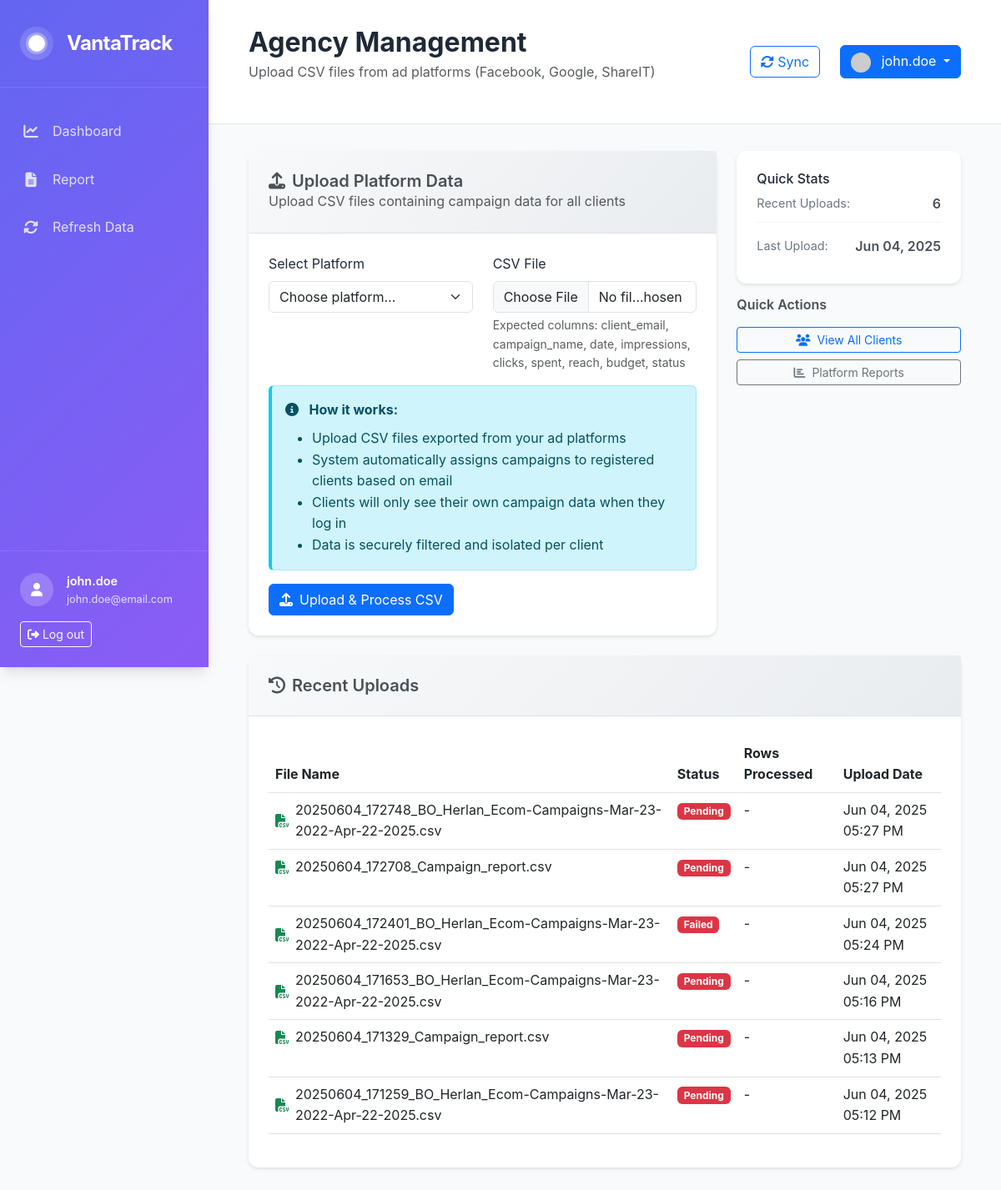
The page /agency/upload (signed in) on the database as committed earlier.
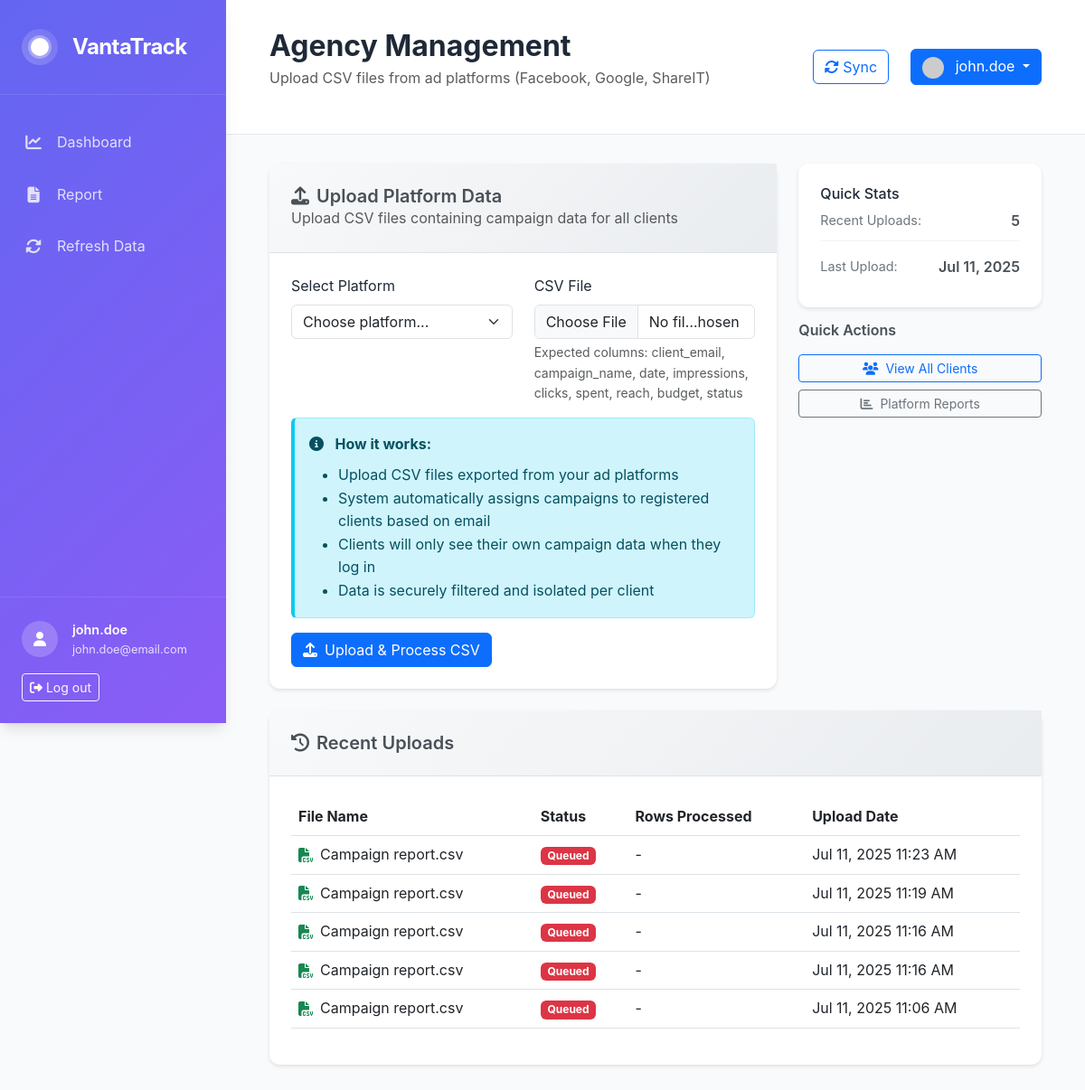
The same page on the database as committed later.
### models.py (models this page shows, shortened)
class User(UserMixin, db.Model):
    __tablename__ = 'users'
    id = db.Column(db.Integer, primary_key=True)
    username = db.Column(db.String(80), unique=True, nullable=False)
    email = db.Column(db.String(120), unique=True, nullable=False)
    password_hash = db.Column(db.String(256), nullable=False)
    first_name = db.Column(db.String(50), nullable=True)
    last_name = db.Column(db.String(50), nullable=True)
    company_name = db.Column(db.String(100), nullable=True)
    is_active = db.Column(db.Boolean, default=True)
    created_at = db.Column(db.DateTime, default=datetime.utcnow)
    campaigns = db.relationship('Campaign', backref='client', lazy=True)
    def get_full_name(self):
        if self.first_name and self.last_name:
            return f"{self.first_name} {self.last_name}"
        return self.username

class CSVImport(db.Model):
    __tablename__ = 'csv_imports'
    id = db.Column(db.Integer, primary_key=True)
    filename = db.Column(db.String(255), nullable=False)
    file_path = db.Column(db.String(500), nullable=False)
    status = db.Column(db.String(50), default='Pending')  # Pending, Processing, Completed, Failed
    rows_processed = db.Column(db.Integer, default=0)
    rows_failed = db.Column(db.Integer, default=0)
    error_message = db.Column(db.Text)
    imported_by = db.Column(db.Integer, db.ForeignKey('users.id'), nullable=True)
    created_at = db.Column(db.DateTime, default=datetime.utcnow)
    completed_at = db.Column(db.DateTime)
    user = db.relationship('User', backref='csv_imports')

### agency_management.py (the view, shortened to what this page needs)
@agency_bp.route('/upload', methods=['GET', 'POST'])
@login_required
def agency_upload():
    recent_imports = CSVImport.query.order_by(CSVImport.created_at.desc()).limit(10).all()
    return render_template('agency/upload.html', recent_imports=recent_imports)

### app.py (called while the page is built)
@login_manager.user_loader
def load_user(user_id):
    from models import User
    return User.query.get(int(user_id))

### templates/agency/upload.html (shortened to what this page needs)
{% extends "base.html" %}
{% block page_title %}Agency Management{% endblock %}
{% block page_subtitle %}Upload CSV files from ad platforms (Facebook, Google, ShareIT){% endblock %}
{% block content %}
<div class="row mb-4">
    <div class="col-lg-8">
        <div class="upload-card">
            <div class="card-header">
                <h5><i class="fas fa-upload me-2"></i>Upload Platform Data</h5>
                <p class="text-muted mb-0">Upload CSV files containing campaign data for all clients</p>
            </div>
            <div class="card-body">
                <form method="POST" enctype="multipart/form-data" id="agency-upload-form">
                    <div class="row">
                        <div class="col-md-6 mb-3">
                            <label class="form-label">Select Platform</label>
                            <select name="platform" class="form-select" required>
                                <option value="">Choose platform...</option>
                            </select>
                        </div>
                        <div class="col-md-6 mb-3">
                            <label class="form-label">CSV File</label>
                            <input type="file" name="csv_file" class="form-control" accept=".csv" required>
                            <div class="form-text">Expected columns: client_email, campaign_name, date, impressions, clicks, spent, reach, budget, status</div>
                        </div>
                    </div>
                    <div class="upload-info mb-3">
                        <div class="alert alert-info">
                            <i class="fas fa-info-circle me-2"></i>
                            <strong>How it works:</strong>
                            <ul class="mb-0 mt-2">
                                <li>Upload CSV files exported from your ad platforms</li>
                                <li>System automatically assigns campaigns to registered clients based on email</li>
                                <li>Clients will only see their own campaign data when they log in</li>
                                <li>Data is securely filtered and isolated per client</li>
                            </ul>
                        </div>
                    </div>
                    <button type="submit" class="btn btn-primary">
                        <i class="fas fa-upload me-2"></i>Upload & Process CSV
                    </button>
                </form>
            </div>
        </div>
    </div>
    <div class="col-lg-4">
        <div class="stats-card">
            <h6>Quick Stats</h6>
            <div class="stat-item">
                <span class="label">Recent Uploads:</span>
                <span class="value">{{ recent_imports|length }}</span>
            </div>
            <div class="stat-item">
                <span class="label">Last Upload:</span>
                <span class="value">
                    {% if recent_imports %}
                        {{ recent_imports[0].created_at.strftime('%b %d, %Y') }}
                    {% else %}
                        Never
                    {% endif %}
                </span>
            </div>
        </div>
        <div class="quick-actions mt-3">
            <h6>Quick Actions</h6>
            <a href="{{ url_for('agency.view_clients') }}" class="btn btn-outline-primary btn-sm d-block mb-2">
                <i class="fas fa-users me-2"></i>View All Clients
            </a>
            <a href="{{ url_for('reports') }}" class="btn btn-outline-secondary btn-sm d-block">
                <i class="fas fa-chart-bar me-2"></i>Platform Reports
            </a>
        </div>
    </div>
</div>
<div class="row">
    <div class="col-12">
        <div class="recent-uploads-card">
            <div class="card-header">
                <h5><i class="fas fa-history me-2"></i>Recent Uploads</h5>
            </div>
            <div class="card-body">
                {% if recent_imports %}
                <div class="table-responsive">
                    <table class="table table-hover">
                        <thead>
                            <tr>
                                <th>File Name</th>
                                <th>Status</th>
                                <th>Rows Processed</th>
                                <th>Upload Date</th>
                            </tr>
                        </thead>
                        <tbody>
                            {% for import in recent_imports %}
                            <tr>
                                <td>
                                    <div class="d-flex align-items-center">
                                        <i class="fas fa-file-csv text-success me-2"></i>
                                        {{ import.filename }}
                                    </div>
                                </td>
                                <td>
                                    <span class="badge badge-{{ 'success' if import.status == 'Completed' else 'warning' if import.status == 'Processing' else 'danger' }}">
                                        {{ import.status }}
                                    </span>
                                </td>
                                <td>
                                    {% if import.rows_processed %}
                                        {{ import.rows_processed }} rows
                                        {% if import.rows_failed > 0 %}
                                            <small class="text-warning">({{ import.rows_failed }} failed)</small>
                                        {% endif %}
                                    {% else %}
                                        -
                                    {% endif %}
                                </td>
                                <td>{{ import.created_at.strftime('%b %d, %Y %I:%M %p') }}</td>
                            </tr>
                            {% endfor %}
                        </tbody>
                    </table>
                </div>
                {% else %}
                <div class="empty-state text-center py-4">
                    <i class="fas fa-upload fa-3x text-muted mb-3"></i>
                    <h6>No uploads yet</h6>
                    <p class="text-muted">Upload your first CSV file to get started</p>
                </div>
                {% endif %}
            </div>
        </div>
    </div>
</div>
{% endblock %}

### templates/base.html (shortened to what this page needs)
<!DOCTYPE html>
<html lang="en">
<head>
    <link href="https://cdn.jsdelivr.net/npm/bootstrap@5.3.0/dist/css/bootstrap.min.css" rel="stylesheet">
    <link href="https://cdnjs.cloudflare.com/ajax/libs/font-awesome/6.4.0/css/all.min.css" rel="stylesheet">
    <link href="{{ url_for('static', filename='css/style.css') }}" rel="stylesheet">
</head>
<body>
    {% if current_user.is_authenticated %}
    <div class="sidebar">
        <div class="sidebar-header">
            <div class="brand-logo">
                <div class="logo-icon"></div>
                <span class="brand-name">VantaTrack</span>
            </div>
        </div>
        <nav class="sidebar-nav">
            <ul class="nav flex-column">
                <li class="nav-item">
                    <a class="nav-link {% if request.endpoint == 'dashboard' %}active{% endif %}" href="{{ url_for('dashboard') }}">
                        <i class="fas fa-chart-line"></i>
                        <span>Dashboard</span>
                    </a>
                </li>
                <li class="nav-item">
                    <a class="nav-link {% if request.endpoint == 'reports' %}active{% endif %}" href="{{ url_for('reports') }}">
                        <i class="fas fa-file-alt"></i>
                        <span>Report</span>
                    </a>
                </li>
                <li class="nav-item">
                    <a class="nav-link" href="#" onclick="refreshData()">
                        <i class="fas fa-sync-alt"></i>
                        <span>Refresh Data</span>
                    </a>
                </li>
            </ul>
        </nav>
        <div class="sidebar-footer">
            <div class="user-info">
                <div class="user-avatar">
                    <i class="fas fa-user"></i>
                </div>
                <div class="user-details">
                    <div class="user-name">{{ current_user.get_full_name() }}</div>
                    <div class="user-email">{{ current_user.email }}</div>
                </div>
            </div>
            <a href="{{ url_for('auth.logout') }}" class="btn btn-outline-light btn-sm">
                <i class="fas fa-sign-out-alt"></i> Log out
            </a>
        </div>
    </div>
    <div class="main-content">
        <header class="top-header">
            <div class="d-flex justify-content-between align-items-center">
                <div>
                    <h1 class="page-title">{% block page_title %}Dashboard{% endblock %}</h1>
                    <p class="page-subtitle text-muted">{% block page_subtitle %}Here is the information about all your Campaigns{% endblock %}</p>
                </div>
                <div class="header-actions">
                    <button class="btn btn-outline-primary me-2" onclick="refreshData()">
                        <i class="fas fa-sync-alt"></i> Sync
                    </button>
                    <div class="dropdown">
                        <button class="btn btn-primary dropdown-toggle" type="button" data-bs-toggle="dropdown">
                            <img src="https://ui-avatars.com/api/?name={{ current_user.get_full_name() }}&background=6366f1&color=fff"
                                 class="rounded-circle me-2" width="24" height="24">
                            {{ current_user.get_full_name() }}
                        </button>
                    </div>
                </div>
            </div>
        </header>
        <div class="content-wrapper">
            {% block content %}{% endblock %}
        </div>
    </div>
    {% else %}
    {% block login_content %}{% endblock %}
    {% endif %}
</body>
</html>

### static/css/style.css (style rules this page uses)
:root { --primary: #6366f1; --primary-light: #818cf8; --primary-dark: #4f46e5; --secondary: #8b5cf6; --success: #10b981; --warning: #f59e0b; --danger: #ef4444; --info: #06b6d4; --white: #ffffff; --gray-50: #f9fafb; --gray-100: #f3f4f6; --gray-200: #e5e7eb; --gray-300: #d1d5db; --gray-400: #9ca3af; --gray-500: #6b7280; --gray-600: #4b5563; --gray-700: #374151; --gray-800: #1f2937; --gray-900: #111827; --text-dark: #1f2937; --text-muted: #6b7280; --text-light: #9ca3af; --bg-primary: #ffffff; --bg-secondary: #f9fafb; --bg-tertiary: #f3f4f6; --shadow-sm: 0 1px 2px 0 rgb(0 0 0 / 0.05); --shadow: 0 1px 3px 0 rgb(0 0 0 / 0.1), 0 1px 2px -1px rgb(0 0 0 / 0.1); --shadow-md: 0 4px 6px -1px rgb(0 0 0 / 0.1), 0 2px 4px -2px rgb(0 0 0 / 0.1); --shadow-lg: 0 10px 15px -3px rgb(0 0 0 / 0.1), 0 4px 6px -4px rgb(0 0 0 / 0.1); --radius-sm: 0.375rem; --radius: 0.5rem; --radius-md: 0.75rem; --radius-lg: 1rem; --spacing-xs: 0.25rem; --spacing-sm: 0.5rem; --spacing: 1rem; --spacing-lg: 1.5rem; --spacing-xl: 2rem; --spacing-2xl: 3rem; --sidebar-width: 280px; }
* { margin: 0; padding: 0; box-sizing: border-box; }
body { font-family: 'Inter', -apple-system, BlinkMacSystemFont, 'Segoe UI', Roboto, sans-serif; background-color: var(--bg-secondary); color: var(--text-dark); line-height: 1.6; }
.sidebar { position: fixed; left: 0; top: 0; width: var(--sidebar-width); height: 100vh; background: linear-gradient(135deg, var(--primary) 0%, var(--secondary) 100%); color: white; display: flex; flex-direction: column; z-index: 1000; box-shadow: var(--shadow-lg); }
.main-content { margin-left: var(--sidebar-width); min-height: 100vh; background-color: var(--bg-secondary); }
.sidebar-header { padding: var(--spacing-xl) var(--spacing-lg); border-bottom: 1px solid rgba(255, 255, 255, 0.1); }
.brand-logo { display: flex; align-items: center; gap: var(--spacing); }
.logo-icon { width: 40px; height: 40px; background: linear-gradient(45deg, rgba(255, 255, 255, 0.2), rgba(255, 255, 255, 0.1)); border-radius: 50%; position: relative; overflow: hidden; }
.logo-icon::before { content: ''; position: absolute; top: 50%; left: 50%; transform: translate(-50%, -50%); width: 20px; height: 20px; background: white; border-radius: 50%; box-shadow: 0 0 0 3px rgba(255, 255, 255, 0.3); }
.brand-name { font-size: 1.5rem; font-weight: 700; letter-spacing: -0.025em; }
.sidebar-nav { flex: 1; padding: var(--spacing-lg) 0; }
.sidebar-nav .nav-link { display: flex; align-items: center; gap: var(--spacing); padding: var(--spacing) var(--spacing-lg); color: rgba(255, 255, 255, 0.8); text-decoration: none; transition: all 0.3s ease; border-left: 3px solid transparent; }
.sidebar-nav .nav-link i { width: 20px; text-align: center; font-size: 1.1rem; }
.sidebar-footer { padding: var(--spacing-lg); border-top: 1px solid rgba(255, 255, 255, 0.1); }
.user-info { display: flex; align-items: center; gap: var(--spacing); margin-bottom: var(--spacing); }
.user-avatar { width: 40px; height: 40px; background: rgba(255, 255, 255, 0.2); border-radius: 50%; display: flex; align-items: center; justify-content: center; }
.user-details { flex: 1; }
.user-name { font-weight: 600; font-size: 0.9rem; }
.user-email { font-size: 0.8rem; opacity: 0.8; }
.top-header { padding: var(--spacing-xl) var(--spacing-2xl); background: var(--bg-primary); border-bottom: 1px solid var(--gray-200); margin-bottom: var(--spacing-xl); }
.page-title { font-size: 2rem; font-weight: 700; color: var(--text-dark); margin-bottom: 0.25rem; }
.page-subtitle { font-size: 1rem; color: var(--text-muted); }
.header-actions { display: flex; align-items: center; gap: var(--spacing); }
.content-wrapper { padding: 0 var(--spacing-2xl) var(--spacing-2xl); }
@media (max-width: 1200px) { :root { --sidebar-width: 250px; } }

Rows that differ between the two databases and show on the page:
removed CSVImport: created_at "Jun 04, 2025", filename "20250604_172748_BO_Herlan_Ecom-Campaigns-Mar-23-2022-Apr-22-2025.csv", status "Pending", created_at "Jun 04, 2025 05:27 PM"
removed CSVImport: filename "20250604_172708_Campaign_report.csv", status "Pending", created_at "Jun 04, 2025 05:27 PM"
removed CSVImport: filename "20250604_172401_BO_Herlan_Ecom-Campaigns-Mar-23-2022-Apr-22-2025.csv", status "Failed", created_at "Jun 04, 2025 05:24 PM"
removed CSVImport: filename "20250604_171653_BO_Herlan_Ecom-Campaigns-Mar-23-2022-Apr-22-2025.csv", status "Pending", created_at "Jun 04, 2025 05:16 PM"
removed CSVImport: filename "20250604_171259_BO_Herlan_Ecom-Campaigns-Mar-23-2022-Apr-22-2025.csv", status "Pending", created_at "Jun 04, 2025 05:12 PM"
added CSVImport: created_at "Jul 11, 2025", filename "Campaign report.csv", status "Queued", created_at "Jul 11, 2025 11:23 AM"
added CSVImport: filename "Campaign report.csv", status "Queued", created_at "Jul 11, 2025 11:19 AM"
added CSVImport: filename "Campaign report.csv", status "Queued", created_at "Jul 11, 2025 11:16 AM"
changed CSVImport (number 4 of 5 on the later page): filename "20250604_171329_Campaign_report.csv" → "Campaign report.csv"; status "Pending" → "Queued"; created_at "Jun 04, 2025 05:13 PM" → "Jul 11, 2025 11:16 AM"
added CSVImport: filename "Campaign report.csv", status "Queued", created_at "Jul 11, 2025 11:06 AM"
Other text that changed with them:
{{ recent_imports|length }}: "6" → "5"
